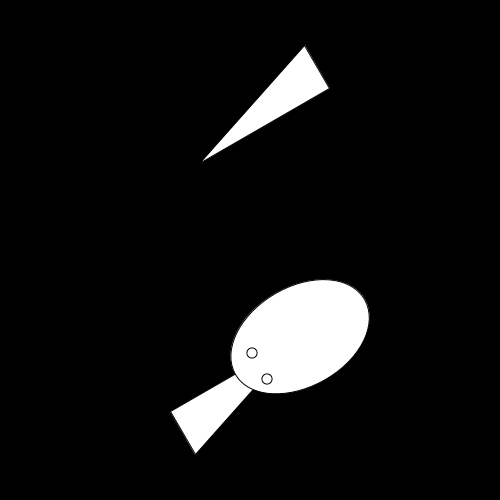
Frame 1 (no input)
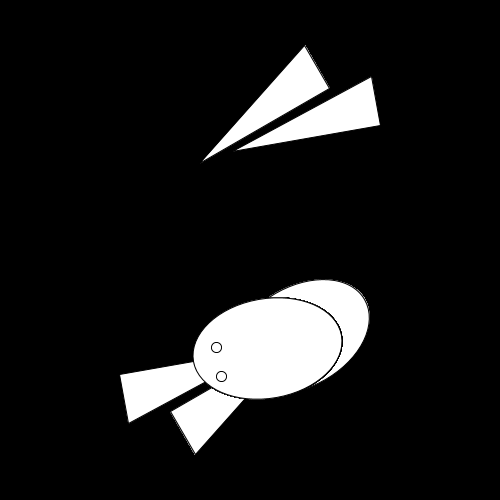
Frame 60 (the mouse pressed at the canvas centre just before this capture)
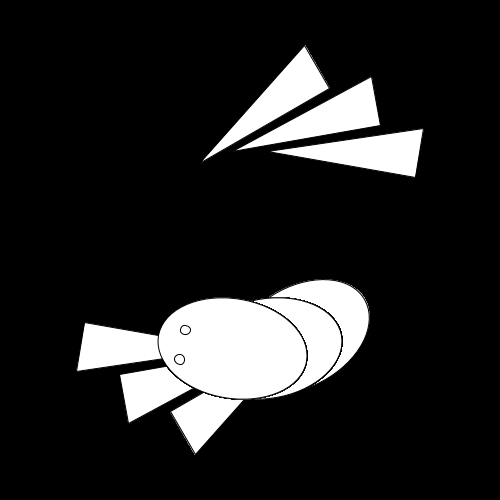
Frame 120 (the mouse held since frame 60 and released just before this capture)

The Processing sketch that drew these frames (run headless with seeded random() and noise(); from frame 60 on, the mouse is pressed at the canvas centre):

// Processing sketch: processing_168324
// ── processing_168324.pde

void setup() {
 
  size(500, 500);
  background(0); 
  
  stroke(0);
  
  smooth();
   
}
 
void draw() {
  translate (width/2,height/2);
 // rotate(mouseX/3.0);
   rotate(radians(second())*20);
 rectMode(CENTER);
  println (mouseX +"," + mouseY);
  triangle(-100,0,-100,-150,-150,-150);
  triangle(100,0,100,150,150,150);
 
 ellipse(-100,0,-100,150);
 ellipse(-90,-50,-10,10);
 ellipse(-120,-50,-10,10); 

}
